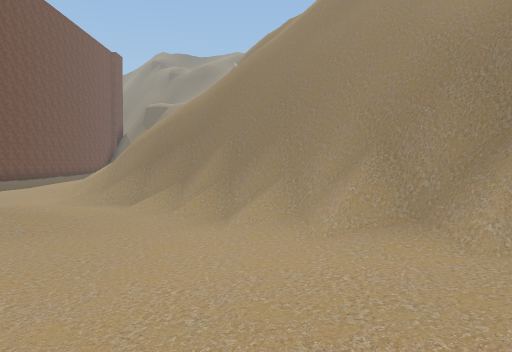
[1] (above)

15 first-person views from a walk through a scene from a Unity 3-D project. The camera is 1.5 m above the floor, tilts 2° down and sees 70° across. The floor is counted in squares, 2 m on a side. Each view is taken from the middle of a square. On the plan, view 1 faces up. The plan holds only what a view shows up to about 11 squares ahead; the rest is blank. The place goes on beyond the plan. Some trees and plants on the terrain are drawn as simple stand-ins. Some animated figures are not drawn. Some surface patterns are stand-ins.

[2]
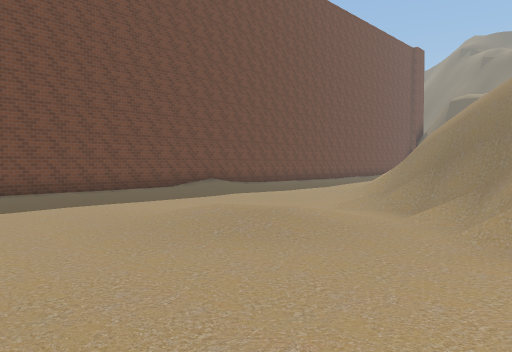

[3]
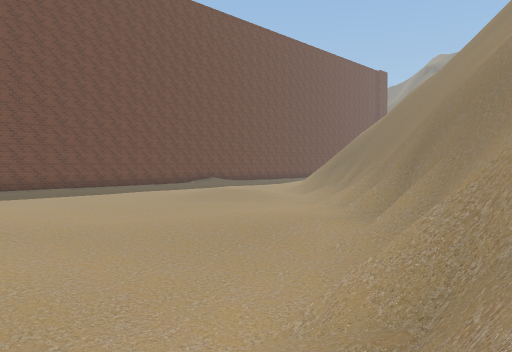

[4]
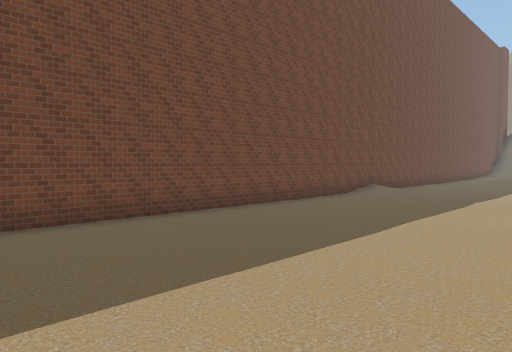

[5]
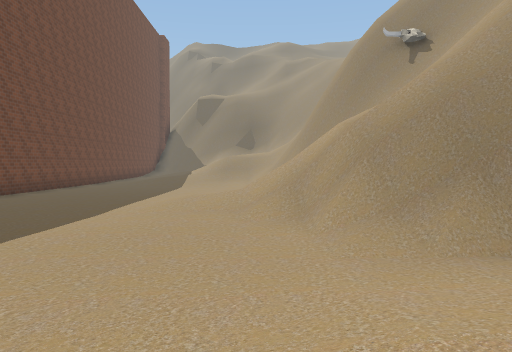

[6]
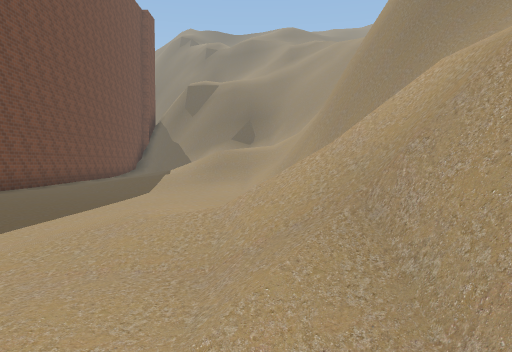

[7]
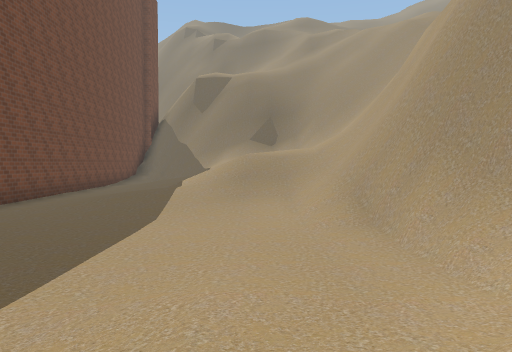

[8]
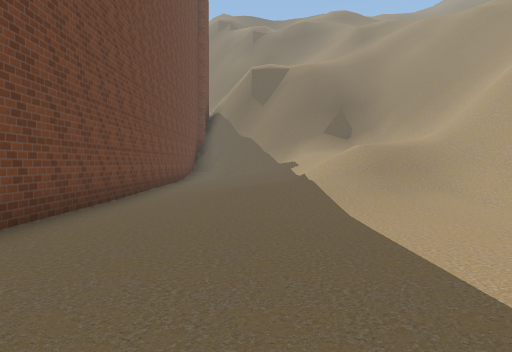

[9]
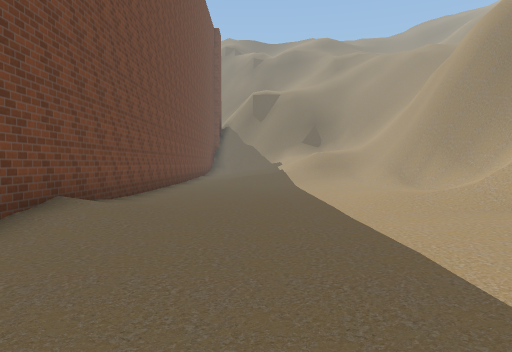

[10]
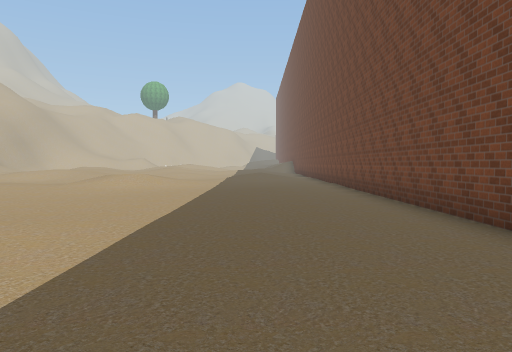

[11]
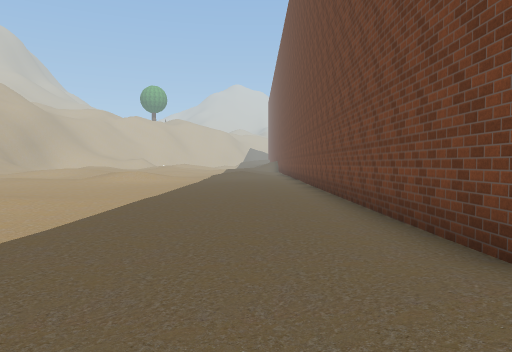

[12]
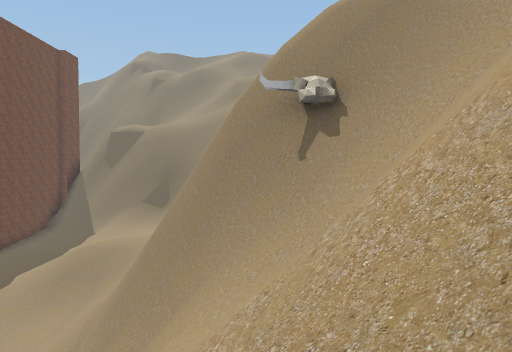

[13]
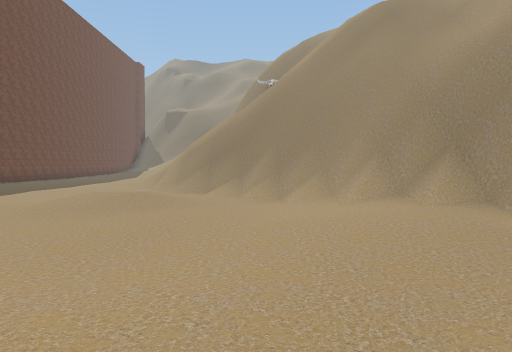

[14]
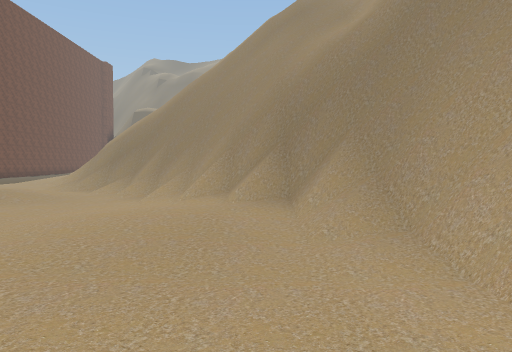

[15]
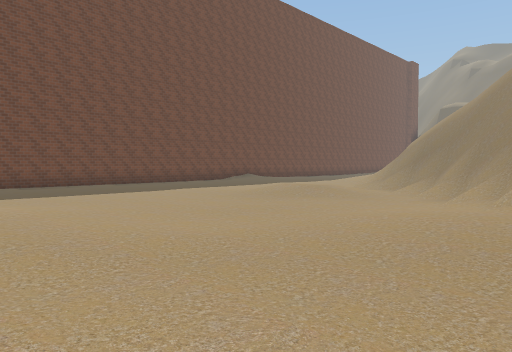

### Floor plan
Key: @ floor where view 1 was taken; # wall or solid block; x gap in a wall; . main floor; : floor 0.5 m higher than the main floor; + floor 0.75 m higher than the main floor; * floor 1.5 m higher than the main floor; % floor 2.5 m higher than the main floor; / step, stairs or slope; = window, fence, low wall or low ledge; v drop or lower ground.
Columns run from 12 left of view 1 to 5 right of it. Each row starts with its distance up from view 1.
 23 #..:/*  ///
 22 #...//%%//v
 21 #.../////# x
 20 #..:+////# v
 19 #..::/./##v
 18 #....../# vv//
 17 #....../# vvvv
 16 #.......#####vv
 15 #......./#v/# v
 14 #......./#v/##v
 13 #......./==/#v
 12 #......// // /
 11 #...../////////
 10 #....../=////=vv
  9 #.......#=/=vxv=
  8 #........#=#vxv///
  7 #........./###v//#
  6 #..........//#v//#
  5 #.......:.../##v/#
  4 #......../.../##v#
  3 #............./###
  2 #.............:###
  1 #............../##
  0 #...........@...=/
 -1 #...............=#
 -2 #.............../#
 -3 #.....//:. ..... /

Positions as (right, up) in squares from view 1, and headings:
1: (0, 0), facing up
2: (0, 1), facing up-left
3: (5, -3), facing up-left
4: (-5, -3), facing up-left
5: (-5, 4), facing up
6: (-5, 8), facing up
7: (-6, 11), facing up
8: (-9, 12), facing up
9: (-9, 5), facing up
10: (-9, 8), facing down
11: (-10, 11), facing down
12: (-1, 10), facing up
13: (-1, -3), facing up
14: (2, -3), facing up
15: (2, -3), facing up-left
